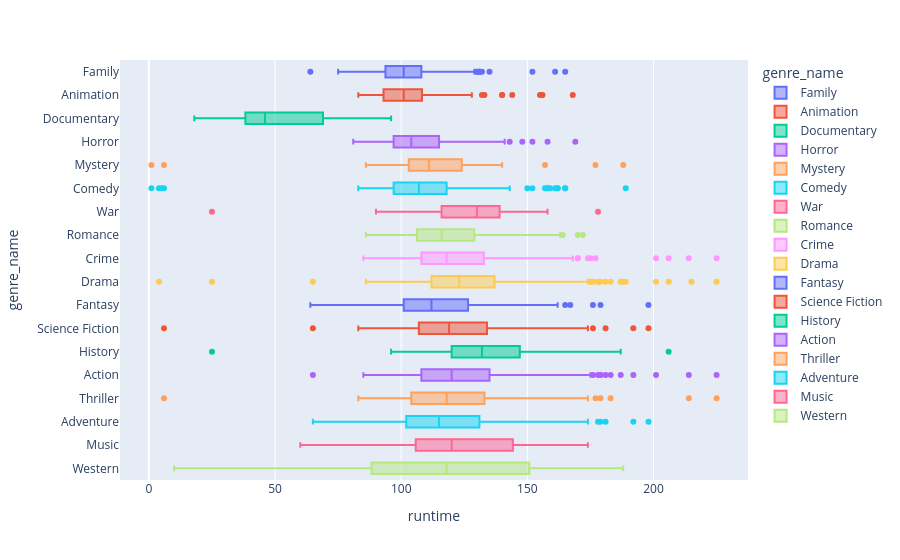

Notebook code for this chart:
### Code cell
px.box(q_genres, x="runtime", y="genre_name", color = "genre_name", points = "outliers", category_orders={"genre_name":order})

### Figure 1 — Plotly figure (JSON) as saved in the notebook; plotly's stock layout.template omitted (floating-point values rounded to 4 significant figures; data arrays with more than 128 entries replaced by an {"elided": "..."} marker saying what was removed)
{"data": [{"alignmentgroup": "True", "boxpoints": "outliers", "hovertemplate": "genre_name=%{y}<br>runtime=%{x}<extra></extra>", "legendgroup": "Family", "marker": {"color": "#636efa"}, "name": "Family", "notched": false, "offsetgroup": "Family", "orientation": "h", "showlegend": true, "type": "box", "x": {"elided": "185 int values"}, "x0": " ", "xaxis": "x", "y": {"elided": "185 str values"}, "y0": " ", "yaxis": "y"}, {"alignmentgroup": "True", "boxpoints": "outliers", "hovertemplate": "genre_name=%{y}<br>runtime=%{x}<extra></extra>", "legendgroup": "Animation", "marker": {"color": "#EF553B"}, "name": "Animation", "notched": false, "offsetgroup": "Animation", "orientation": "h", "showlegend": true, "type": "box", "x": {"elided": "173 int values"}, "x0": " ", "xaxis": "x", "y": {"elided": "173 str values"}, "y0": " ", "yaxis": "y"}, {"alignmentgroup": "True", "boxpoints": "outliers", "hovertemplate": "genre_name=%{y}<br>runtime=%{x}<extra></extra>", "legendgroup": "Documentary", "marker": {"color": "#00cc96"}, "name": "Documentary", "notched": false, "offsetgroup": "Documentary", "orientation": "h", "showlegend": true, "type": "box", "x": [45, 96, 60, 46, 18], "x0": " ", "xaxis": "x", "y": ["Documentary", "Documentary", "Documentary", "Documentary", "Documentary"], "y0": " ", "yaxis": "y"}, {"alignmentgroup": "True", "boxpoints": "outliers", "hovertemplate": "genre_name=%{y}<br>runtime=%{x}<extra></extra>", "legendgroup": "Horror", "marker": {"color": "#ab63fa"}, "name": "Horror", "notched": false, "offsetgroup": "Horror", "orientation": "h", "showlegend": true, "type": "box", "x": {"elided": "140 int values"}, "x0": " ", "xaxis": "x", "y": {"elided": "140 str values"}, "y0": " ", "yaxis": "y"}, {"alignmentgroup": "True", "boxpoints": "outliers", "hovertemplate": "genre_name=%{y}<br>runtime=%{x}<extra></extra>", "legendgroup": "Mystery", "marker": {"color": "#FFA15A"}, "name": "Mystery", "notched": false, "offsetgroup": "Mystery", "orientation": "h", "showlegend": true, "type": "box", "x": [127, 130, 188, 135, 109, 119, 122, 116, 120, 112, 96, 114, 104, 107, 97, 91, 104, 112, 121, 140, 105, 104, 100, 110, 117, 86, 128, 132, 102, 131, 116, 99, 109, 108, 132, 109, 124, 94, 87, 87, 119, 97, 108, 136, 108, 111, 125, 120, 123, 110, 108, 88, 93, 111, 99, 177, 116, 115, 126, 114, 127, 102, 123, 111, 103, 140, 102, 134, 157, 122, 128, 112, 118, 104, 110, 6, 119, 100, 119, 127, 101, 110, 134, 98, 102, 103, 108, 135, 131, 110, 129, 109, 133, 111, 103, 1, 95, 94], "x0": " ", "xaxis": "x", "y": ["Mystery", "Mystery", "Mystery", "Mystery", "Mystery", "Mystery", "Mystery", "Mystery", "Mystery", "Mystery", "Mystery", "Mystery", "Mystery", "Mystery", "Mystery", "Mystery", "Mystery", "Mystery", "Mystery", "Mystery", "Mystery", "Mystery", "Mystery", "Mystery", "Mystery", "Mystery", "Mystery", "Mystery", "Mystery", "Mystery", "Mystery", "Mystery", "Mystery", "Mystery", "Mystery", "Mystery", "Mystery", "Mystery", "Mystery", "Mystery", "Mystery", "Mystery", "Mystery", "Mystery", "Mystery", "Mystery", "Mystery", "Mystery", "Mystery", "Mystery", "Mystery", "Mystery", "Mystery", "Mystery", "Mystery", "Mystery", "Mystery", "Mystery", "Mystery", "Mystery", "Mystery", "Mystery", "Mystery", "Mystery", "Mystery", "Mystery", "Mystery", "Mystery", "Mystery", "Mystery", "Mystery", "Mystery", "Mystery", "Mystery", "Mystery", "Mystery", "Mystery", "Mystery", "Mystery", "Mystery", "Mystery", "Mystery", "Mystery", "Mystery", "Mystery", "Mystery", "Mystery", "Mystery", "Mystery", "Mystery", "Mystery", "Mystery", "Mystery", "Mystery", "Mystery", "Mystery", "Mystery", "Mystery"], "y0": " ", "yaxis": "y"}, {"alignmentgroup": "True", "boxpoints": "outliers", "hovertemplate": "genre_name=%{y}<br>runtime=%{x}<extra></extra>", "legendgroup": "Comedy", "marker": {"color": "#19d3f3"}, "name": "Comedy", "notched": false, "offsetgroup": "Comedy", "orientation": "h", "showlegend": true, "type": "box", "x": {"elided": "363 int values"}, "x0": " ", "xaxis": "x", "y": {"elided": "363 str values"}, "y0": " ", "yaxis": "y"}, {"alignmentgroup": "True", "boxpoints": "outliers", "hovertemplate": "genre_name=%{y}<br>runtime=%{x}<extra></extra>", "legendgroup": "War", "marker": {"color": "#FF6692"}, "name": "War", "notched": false, "offsetgroup": "War", "orientation": "h", "showlegend": true, "type": "box", "x": [90, 139, 124, 124, 124, 124, 107, 140, 136, 138, 116, 130, 119, 138, 108, 147, 122, 132, 25, 178, 97, 121, 149, 137, 135, 96, 130, 134, 148, 158, 141, 105, 144, 109, 101, 137, 125, 145, 113, 146, 134, 122], "x0": " ", "xaxis": "x", "y": ["War", "War", "War", "War", "War", "War", "War", "War", "War", "War", "War", "War", "War", "War", "War", "War", "War", "War", "War", "War", "War", "War", "War", "War", "War", "War", "War", "War", "War", "War", "War", "War", "War", "War", "War", "War", "War", "War", "War", "War", "War", "War"], "y0": " ", "yaxis": "y"}, {"alignmentgroup": "True", "boxpoints": "outliers", "hovertemplate": "genre_name=%{y}<br>runtime=%{x}<extra></extra>", "legendgroup": "Romance", "marker": {"color": "#B6E880"}, "name": "Romance", "notched": false, "offsetgroup": "Romance", "orientation": "h", "showlegend": true, "type": "box", "x": [125, 105, 104, 105, 125, 109, 116, 133, 158, 119, 164, 112, 94, 129, 106, 116, 123, 110, 152, 124, 110, 170, 94, 97, 129, 118, 123, 122, 86, 109, 96, 120, 136, 114, 105, 121, 120, 100, 110, 112, 163, 104, 103, 110, 127, 135, 135, 122, 112, 116, 103, 116, 117, 106, 99, 172, 105, 125, 106, 140, 120, 115, 135, 111, 114, 115, 110, 156, 143, 112, 133, 105, 97, 99, 104, 126, 124, 128, 112, 107, 112, 135, 102, 103, 141, 103, 112, 162, 131, 127, 123, 132, 131, 115, 115, 133, 139, 137, 100, 124, 116, 123, 125, 116, 150, 133, 105], "x0": " ", "xaxis": "x", "y": ["Romance", "Romance", "Romance", "Romance", "Romance", "Romance", "Romance", "Romance", "Romance", "Romance", "Romance", "Romance", "Romance", "Romance", "Romance", "Romance", "Romance", "Romance", "Romance", "Romance", "Romance", "Romance", "Romance", "Romance", "Romance", "Romance", "Romance", "Romance", "Romance", "Romance", "Romance", "Romance", "Romance", "Romance", "Romance", "Romance", "Romance", "Romance", "Romance", "Romance", "Romance", "Romance", "Romance", "Romance", "Romance", "Romance", "Romance", "Romance", "Romance", "Romance", "Romance", "Romance", "Romance", "Romance", "Romance", "Romance", "Romance", "Romance", "Romance", "Romance", "Romance", "Romance", "Romance", "Romance", "Romance", "Romance", "Romance", "Romance", "Romance", "Romance", "Romance", "Romance", "Romance", "Romance", "Romance", "Romance", "Romance", "Romance", "Romance", "Romance", "Romance", "Romance", "Romance", "Romance", "Romance", "Romance", "Romance", "Romance", "Romance", "Romance", "Romance", "Romance", "Romance", "Romance", "Romance", "Romance", "Romance", "Romance", "Romance", "Romance", "Romance", "Romance", "Romance", "Romance", "Romance", "Romance", "Romance"], "y0": " ", "yaxis": "y"}, {"alignmentgroup": "True", "boxpoints": "outliers", "hovertemplate": "genre_name=%{y}<br>runtime=%{x}<extra></extra>", "legendgroup": "Crime", "marker": {"color": "#FF97FF"}, "name": "Crime", "notched": false, "offsetgroup": "Crime", "orientation": "h", "showlegend": true, "type": "box", "x": {"elided": "151 int values"}, "x0": " ", "xaxis": "x", "y": {"elided": "151 str values"}, "y0": " ", "yaxis": "y"}, {"alignmentgroup": "True", "boxpoints": "outliers", "hovertemplate": "genre_name=%{y}<br>runtime=%{x}<extra></extra>", "legendgroup": "Drama", "marker": {"color": "#FECB52"}, "name": "Drama", "notched": false, "offsetgroup": "Drama", "orientation": "h", "showlegend": true, "type": "box", "x": {"elided": "341 int values"}, "x0": " ", "xaxis": "x", "y": {"elided": "341 str values"}, "y0": " ", "yaxis": "y"}, {"alignmentgroup": "True", "boxpoints": "outliers", "hovertemplate": "genre_name=%{y}<br>runtime=%{x}<extra></extra>", "legendgroup": "Fantasy", "marker": {"color": "#636efa"}, "name": "Fantasy", "notched": false, "offsetgroup": "Fantasy", "orientation": "h", "showlegend": true, "type": "box", "x": {"elided": "200 int values"}, "x0": " ", "xaxis": "x", "y": {"elided": "200 str values"}, "y0": " ", "yaxis": "y"}, {"alignmentgroup": "True", "boxpoints": "outliers", "hovertemplate": "genre_name=%{y}<br>runtime=%{x}<extra></extra>", "legendgroup": "Science Fiction", "marker": {"color": "#EF553B"}, "name": "Science Fiction", "notched": false, "offsetgroup": "Science Fiction", "orientation": "h", "showlegend": true, "type": "box", "x": {"elided": "190 int values"}, "x0": " ", "xaxis": "x", "y": {"elided": "190 str values"}, "y0": " ", "yaxis": "y"}, {"alignmentgroup": "True", "boxpoints": "outliers", "hovertemplate": "genre_name=%{y}<br>runtime=%{x}<extra></extra>", "legendgroup": "History", "marker": {"color": "#00cc96"}, "name": "History", "notched": false, "offsetgroup": "History", "orientation": "h", "showlegend": true, "type": "box", "x": [121, 147, 105, 127, 123, 129, 140, 122, 96, 127, 139, 125, 136, 116, 125, 138, 112, 132, 130, 141, 120, 136, 163, 130, 154, 119, 105, 153, 122, 138, 109, 147, 122, 135, 112, 25, 158, 98, 144, 138, 145, 153, 121, 160, 149, 159, 187, 135, 167, 141, 130, 116, 181, 157, 168, 158, 206, 128, 141, 112, 123, 105, 120, 109, 118, 133, 104, 144, 122, 156, 137, 113, 147, 122, 109, 161, 134], "x0": " ", "xaxis": "x", "y": ["History", "History", "History", "History", "History", "History", "History", "History", "History", "History", "History", "History", "History", "History", "History", "History", "History", "History", "History", "History", "History", "History", "History", "History", "History", "History", "History", "History", "History", "History", "History", "History", "History", "History", "History", "History", "History", "History", "History", "History", "History", "History", "History", "History", "History", "History", "History", "History", "History", "History", "History", "History", "History", "History", "History", "History", "History", "History", "History", "History", "History", "History", "History", "History", "History", "History", "History", "History", "History", "History", "History", "History", "History", "History", "History", "History", "History"], "y0": " ", "yaxis": "y"}, {"alignmentgroup": "True", "boxpoints": "outliers", "hovertemplate": "genre_name=%{y}<br>runtime=%{x}<extra></extra>", "legendgroup": "Action", "marker": {"color": "#ab63fa"}, "name": "Action", "notched": false, "offsetgroup": "Action", "orientation": "h", "showlegend": true, "type": "box", "x": {"elided": "451 int values"}, "x0": " ", "xaxis": "x", "y": {"elided": "451 str values"}, "y0": " ", "yaxis": "y"}, {"alignmentgroup": "True", "boxpoints": "outliers", "hovertemplate": "genre_name=%{y}<br>runtime=%{x}<extra></extra>", "legendgroup": "Thriller", "marker": {"color": "#FFA15A"}, "name": "Thriller", "notched": false, "offsetgroup": "Thriller", "orientation": "h", "showlegend": true, "type": "box", "x": {"elided": "240 int values"}, "x0": " ", "xaxis": "x", "y": {"elided": "240 str values"}, "y0": " ", "yaxis": "y"}, {"alignmentgroup": "True", "boxpoints": "outliers", "hovertemplate": "genre_name=%{y}<br>runtime=%{x}<extra></extra>", "legendgroup": "Adventure", "marker": {"color": "#19d3f3"}, "name": "Adventure", "notched": false, "offsetgroup": "Adventure", "orientation": "h", "showlegend": true, "type": "box", "x": {"elided": "368 int values"}, "x0": " ", "xaxis": "x", "y": {"elided": "368 str values"}, "y0": " ", "yaxis": "y"}, {"alignmentgroup": "True", "boxpoints": "outliers", "hovertemplate": "genre_name=%{y}<br>runtime=%{x}<extra></extra>", "legendgroup": "Music", "marker": {"color": "#FF6692"}, "name": "Music", "notched": false, "offsetgroup": "Music", "orientation": "h", "showlegend": true, "type": "box", "x": [115, 92, 147, 158, 108, 105, 93, 150, 135, 136, 100, 110, 121, 116, 150, 101, 91, 115, 110, 121, 145, 159, 115, 106, 144, 60, 112, 169, 91, 104, 141, 127, 122, 174, 150, 133, 120], "x0": " ", "xaxis": "x", "y": ["Music", "Music", "Music", "Music", "Music", "Music", "Music", "Music", "Music", "Music", "Music", "Music", "Music", "Music", "Music", "Music", "Music", "Music", "Music", "Music", "Music", "Music", "Music", "Music", "Music", "Music", "Music", "Music", "Music", "Music", "Music", "Music", "Music", "Music", "Music", "Music", "Music"], "y0": " ", "yaxis": "y"}, {"alignmentgroup": "True", "boxpoints": "outliers", "hovertemplate": "genre_name=%{y}<br>runtime=%{x}<extra></extra>", "legendgroup": "Western", "marker": {"color": "#B6E880"}, "name": "Western", "notched": false, "offsetgroup": "Western", "orientation": "h", "showlegend": true, "type": "box", "x": [157, 188, 132, 10, 118, 88, 89], "x0": " ", "xaxis": "x", "y": ["Western", "Western", "Western", "Western", "Western", "Western", "Western"], "y0": " ", "yaxis": "y"}], "layout": {"boxmode": "overlay", "legend": {"title": {"text": "genre_name"}, "tracegroupgap": 0}, "margin": {"t": 60}, "xaxis": {"anchor": "y", "domain": [0, 1], "title": {"text": "runtime"}}, "yaxis": {"anchor": "x", "categoryarray": ["Western", "Music", "Adventure", "Thriller", "Action", "History", "Science Fiction", "Fantasy", "Drama", "Crime", "Romance", "War", "Comedy", "Mystery", "Horror", "Documentary", "Animation", "Family"], "categoryorder": "array", "domain": [0, 1], "title": {"text": "genre_name"}}}}
